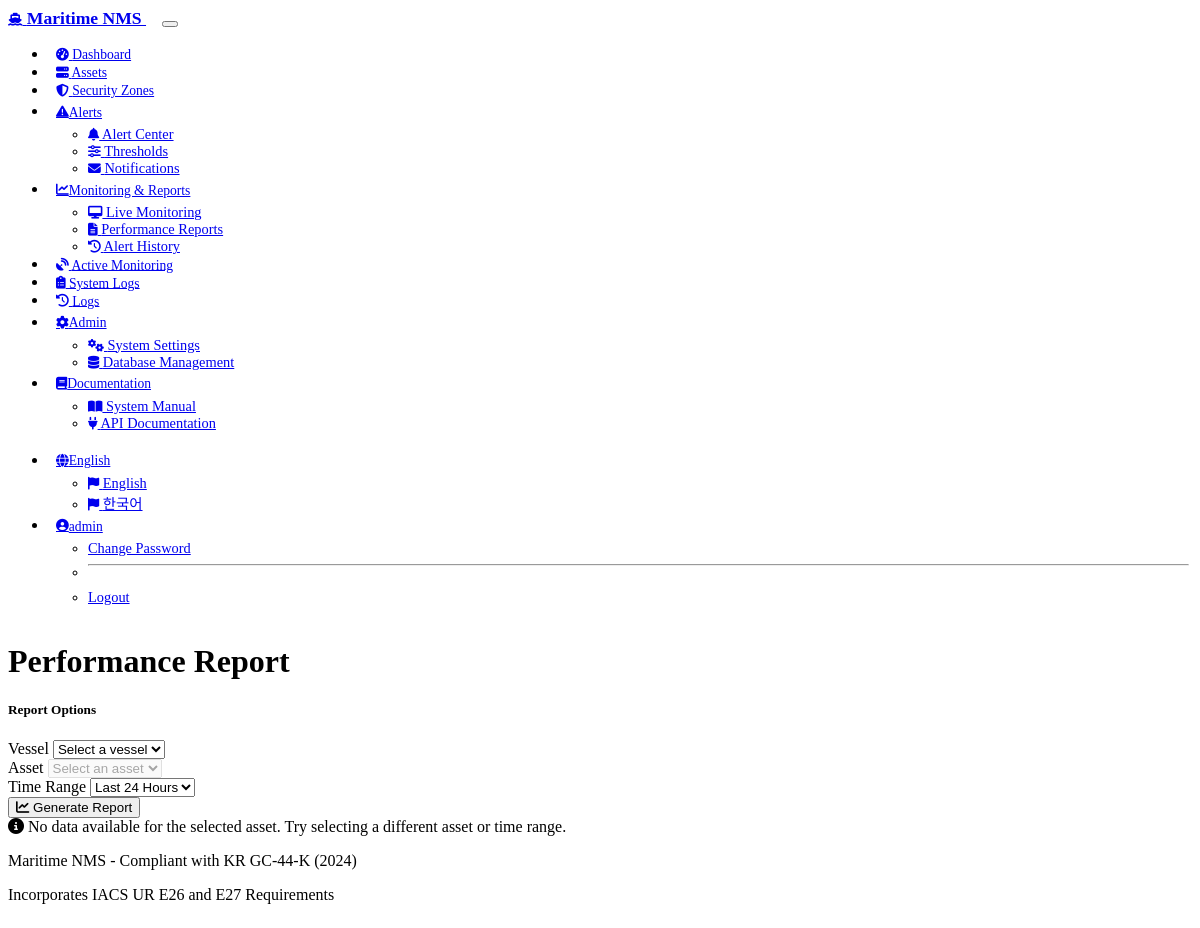
Before: /reports/performance?asset_id=1 (signed in) with the older database file.
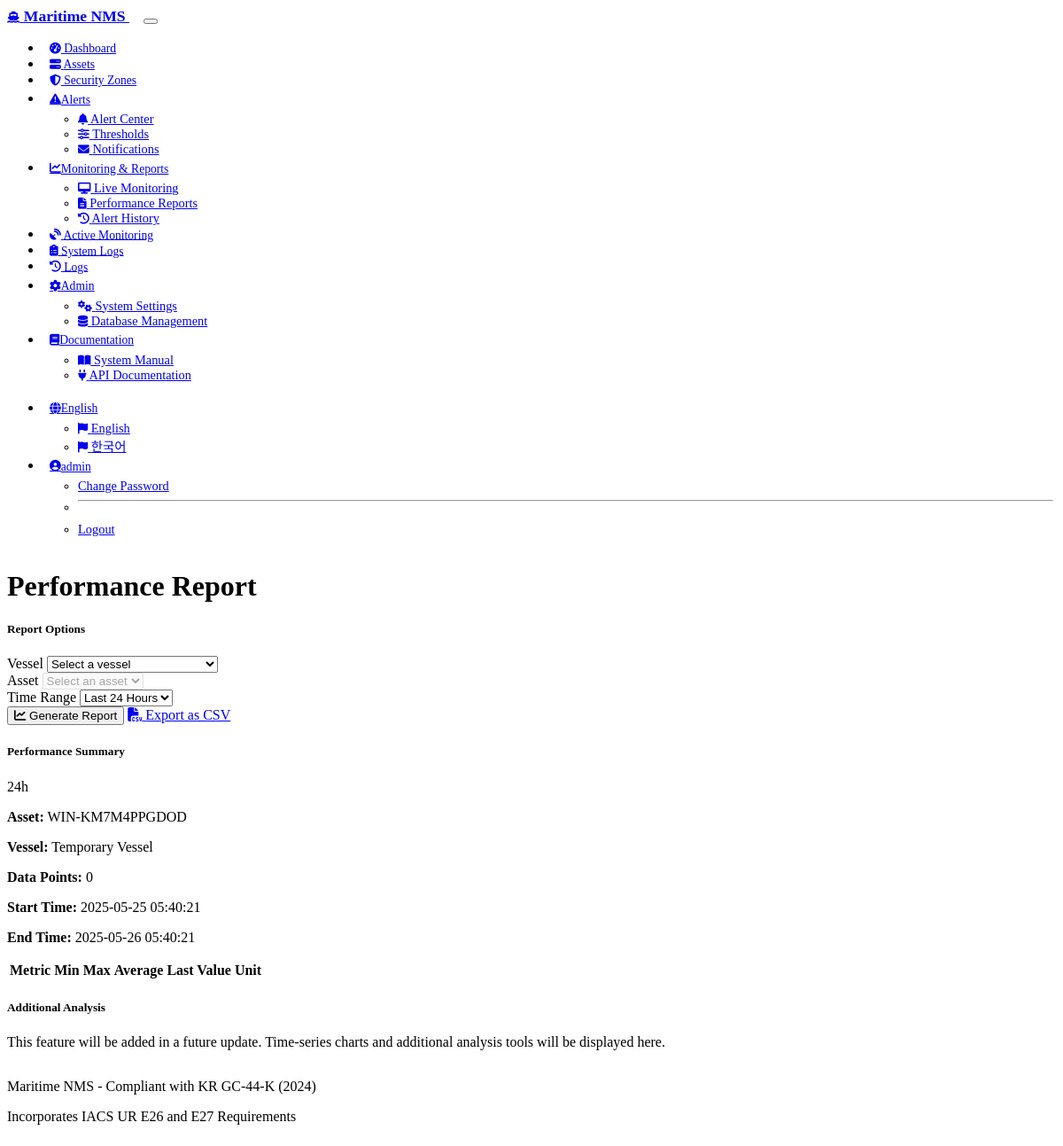
After: the same page with the newer database file.
### models.py (models this page shows, shortened)
class CBSAsset(db.Model):
    id = db.Column(db.Integer, primary_key=True)
    name = db.Column(db.String(128), nullable=False)
    function = db.Column(db.Text)  # Brief function/purpose
    asset_type = db.Column(db.String(64))  # Hardware or Software
    manufacturer = db.Column(db.String(128))
    model = db.Column(db.String(128))
    serial_number = db.Column(db.String(128))
    firmware_version = db.Column(db.String(64))
    software_version = db.Column(db.String(64))
    os_type = db.Column(db.String(64))
    os_version = db.Column(db.String(64))
    patch_level = db.Column(db.String(64))
    physical_location = db.Column(db.String(128))  # Can store IP address
    ip_address = db.Column(db.String(45))  # Dedicated IP address field
    mac_address = db.Column(db.String(17))  # MAC address for asset
    status = db.Column(db.String(20))  # online, offline, warning, critical, etc
    last_scan = db.Column(db.DateTime)  # Last time asset was scanned
    protocols = db.Column(db.String(256))  # Supported communication protocols
    interfaces = db.Column(db.Text)  # Physical interfaces (network, serial)
    installation_date = db.Column(db.Date)
    end_of_life_date = db.Column(db.Date)
    vessel_id = db.Column(db.Integer, db.ForeignKey('vessel.id'), nullable=True)
    security_zone_id = db.Column(db.Integer, db.ForeignKey('security_zone.id'), nullable=True)
    parent_asset_id = db.Column(db.Integer, db.ForeignKey('cbs_asset.id'), nullable=True)  # For software installed on hardware
    created_at = db.Column(db.DateTime, default=datetime.datetime.utcnow)
    updated_at = db.Column(db.DateTime, default=datetime.datetime.utcnow, onupdate=datetime.datetime.utcnow)
    vessel = db.relationship('Vessel', back_populates='assets', foreign_keys=[vessel_id])
    security_zone = db.relationship('SecurityZone', back_populates='assets')
    parent_asset = db.relationship('CBSAsset', remote_side=[id], backref='installed_software')
    alerts = db.relationship('Alert', back_populates='cbs_asset', cascade='all, delete-orphan')
    sensor_data = db.relationship('SensorData', back_populates='cbs_asset', cascade='all, delete-orphan')
    compensation_measures = db.relationship('CompensationMeasure', back_populates='cbs_asset', cascade='all, delete-orphan')

class Vessel(db.Model):
    id = db.Column(db.Integer, primary_key=True)
    name = db.Column(db.String(128), nullable=False)
    imo_number = db.Column(db.String(7), unique=True, nullable=False)
    call_sign = db.Column(db.String(10))
    vessel_type = db.Column(db.String(64))
    built_date = db.Column(db.Date)
    flag = db.Column(db.String(64))
    description = db.Column(db.Text)
    created_at = db.Column(db.DateTime, default=datetime.datetime.utcnow)
    updated_at = db.Column(db.DateTime, default=datetime.datetime.utcnow, onupdate=datetime.datetime.utcnow)
    assets = db.relationship('CBSAsset', back_populates='vessel', cascade='all, delete-orphan')
    security_zones = db.relationship('SecurityZone', back_populates='vessel', cascade='all, delete-orphan')
    alerts = db.relationship('Alert', back_populates='vessel', cascade='all, delete-orphan')
    sensor_data = db.relationship('SensorData', back_populates='vessel', cascade='all, delete-orphan')

### routes.py (the view, shortened to what this page needs)
@app.route('/reports/performance', methods=['GET', 'POST'])
@login_required
def performance_report():
    vessels = Vessel.query.all()
    assets = []
    selected_vessel_id = None
    selected_asset_id = None
    time_range = request.args.get('time_range', '24h')
    export_format = request.args.get('export', None)
    vessel_id = request.args.get('vessel_id', type=int)
    if vessel_id is None and request.method == 'POST':
        vessel_id = request.form.get('vessel_id', type=int)
    if vessel_id:
        selected_vessel_id = vessel_id
        assets = CBSAsset.query.filter_by(vessel_id=vessel_id).all()
    asset_id = request.args.get('asset_id', type=int)
    if asset_id is None and request.method == 'POST':
        asset_id = request.form.get('asset_id', type=int)
    if asset_id:
        selected_asset_id = asset_id
    if request.method == 'POST':
        time_range = request.form.get('time_range', '24h')
    report_data = None
    raw_data = None
    if selected_asset_id:
        report_data, raw_data = report_utils.get_performance_report(selected_asset_id, time_range)
    return render_template('performance_report.html',
                          vessels=vessels,
                          assets=assets,
                          selected_vessel_id=selected_vessel_id,
                          selected_asset_id=selected_asset_id,
                          time_range=time_range,
                          report_data=report_data,
                          raw_data=raw_data)

### app.py (called while the page is built)
@login_manager.user_loader
def load_user(user_id):
    return models.User.query.get(int(user_id))

@app.before_request
def before_request():
    if 'lang' in request.args:
        session['lang'] = request.args.get('lang')
    if 'lang' not in session:
        session['lang'] = 'en'

### models.py (called while the page is built)
    @property
    def is_active(self):
        return self.active

### templates/performance_report.html (shortened to what the changed rows need)
{% extends 'layout.html' %}
{% block content %}
<div class="container-fluid py-4">
    <div class="d-flex justify-content-between align-items-center mb-4">
        <h1 class="mb-0">{% if session['lang'] == 'ko' %}성능 리포트{% else %}Performance Report{% endif %}</h1>
    </div>
    <div class="row">
        <div class="col-md-4 mb-4">
            <div class="card shadow-sm">
                <div class="card-body">
                    <form method="POST" action="{{ url_for('performance_report') }}">
                        <div class="d-grid gap-2">
                            <button type="submit" class="btn btn-primary">
                                <i class="fas fa-chart-line me-1"></i> {% if session['lang'] == 'ko' %}리포트 생성{% else %}Generate Report{% endif %}
                            </button>
                            {% if report_data %}
                            <a href="{{ url_for('performance_report', vessel_id=selected_vessel_id, asset_id=selected_asset_id, time_range=time_range, export='csv') }}" class="btn btn-outline-secondary">
                                <i class="fas fa-file-csv me-1"></i> {% if session['lang'] == 'ko' %}CSV로 내보내기{% else %}Export as CSV{% endif %}
                            </a>
                            {% endif %}
                        </div>
                    </form>
                </div>
            </div>
        </div>
        <div class="col-md-8">
            {% if report_data %}
                <div class="card shadow-sm mb-4">
                    <div class="card-header d-flex justify-content-between align-items-center">
                        <h5 class="mb-0">{% if session['lang'] == 'ko' %}성능 요약{% else %}Performance Summary{% endif %}</h5>
                        <span class="badge bg-primary">{{ time_range }}</span>
                    </div>
                    <div class="card-body">
                        <div class="row mb-3">
                            <div class="col-md-6">
                                <p class="mb-1"><strong>{% if session['lang'] == 'ko' %}자산{% else %}Asset{% endif %}:</strong> {{ report_data.asset_name }}</p>
                                <p class="mb-1"><strong>{% if session['lang'] == 'ko' %}선박{% else %}Vessel{% endif %}:</strong> {{ report_data.vessel_name }}</p>
                                <p class="mb-1"><strong>{% if session['lang'] == 'ko' %}데이터 포인트{% else %}Data Points{% endif %}:</strong> {{ report_data.data_points }}</p>
                            </div>
                            <div class="col-md-6">
                                <p class="mb-1"><strong>{% if session['lang'] == 'ko' %}시작 시간{% else %}Start Time{% endif %}:</strong> {{ report_data.start_time|replace("T", " ")|replace("Z", "") }}</p>
                                <p class="mb-1"><strong>{% if session['lang'] == 'ko' %}종료 시간{% else %}End Time{% endif %}:</strong> {{ report_data.end_time|replace("T", " ")|replace("Z", "") }}</p>
                            </div>
                        </div>
                        <div class="table-responsive">
                            <table class="table table-striped table-hover">
                                <thead class="table-light">
                                    <tr>
                                        <th>{% if session['lang'] == 'ko' %}측정항목{% else %}Metric{% endif %}</th>
                                        <th>{% if session['lang'] == 'ko' %}최소값{% else %}Min{% endif %}</th>
                                        <th>{% if session['lang'] == 'ko' %}최대값{% else %}Max{% endif %}</th>
                                        <th>{% if session['lang'] == 'ko' %}평균{% else %}Average{% endif %}</th>
                                        <th>{% if session['lang'] == 'ko' %}마지막 값{% else %}Last Value{% endif %}</th>
                                        <th>{% if session['lang'] == 'ko' %}단위{% else %}Unit{% endif %}</th>
                                    </tr>
                                </thead>
                            </table>
                        </div>
                    </div>
                </div>
                <div class="card shadow-sm">
                    <div class="card-header">
                        <h5 class="mb-0">{% if session['lang'] == 'ko' %}추가 분석{% else %}Additional Analysis{% endif %}</h5>
                    </div>
                    <div class="card-body">
                        <p class="text-muted mb-0">
                            {% if session['lang'] == 'ko' %}
                            이 기능은 향후 업데이트에서 추가될 예정입니다. 여기에 시계열 차트와 추가 분석 도구가 표시됩니다.
                            {% else %}
                            This feature will be added in a future update. Time-series charts and additional analysis tools will be displayed here.
                            {% endif %}
                        </p>
                    </div>
                </div>
            {% elif selected_asset_id %}
                <div class="alert alert-info">
                    <i class="fas fa-info-circle me-2"></i>
                    {% if session['lang'] == 'ko' %}
                    선택한 자산에 대한 데이터가 없습니다. 다른 자산이나 시간 범위를 선택해 보세요.
                    {% else %}
                    No data available for the selected asset. Try selecting a different asset or time range.
                    {% endif %}
                </div>
            {% endif %}
        </div>
    </div>
</div>
{% endblock %}

Changed rows visible on the page:
added CBSAsset: asset_name "WIN-KM7M4PPGDOD"
added Vessel: vessel_name "Temporary Vessel"
Other visible differences:
{{ time_range }}: (not shown) → "24h"
{{ report_data.data_points }}: (not shown) → "0"
{{ report_data.start_time|replace("T", " ")|replace("Z", "") }}: (not shown) → "2025-05-25 05:40:21"
{{ report_data.end_time|replace("T", " ")|replace("Z", "") }}: (not shown) → "2025-05-26 05:40:21"
text no longer shown: "No data available for the selected asset. Try selecting a different asset or time range."
text now shown: "Export as CSV Performance Summary Asset : Vessel : Data Points : Start Time : End Time : Metric Min Max Average Last Value Unit Additional Analysis This feature will be added in a future update. Time-series charts and additional analysis tools will be displayed here."
